Frame 1 (no input): blank canvas, image omitted
Frame 60 (the mouse pressed at the canvas centre just before this capture): blank canvas, image omitted
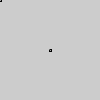
Frame 120 (the mouse held since frame 60 and released just before this capture)

The Processing sketch whose frames 1 and 60 were blank and that drew this single picture after the mouse press (run headless with seeded random() and noise(); from frame 60 on, the mouse is pressed at the canvas centre):

// Processing sketch: Workshop_PVector
// ── Workshop_PVector.pde
PVector vMouse;

void setup() {
  vMouse = new PVector(0, 0, 2); // 3D Vector, x y and z
}

void draw() {
  vMouse.x = mouseX;
  vMouse.y = mouseY;
  ellipse(vMouse.x, vMouse.y, vMouse.z, vMouse.z);
}
